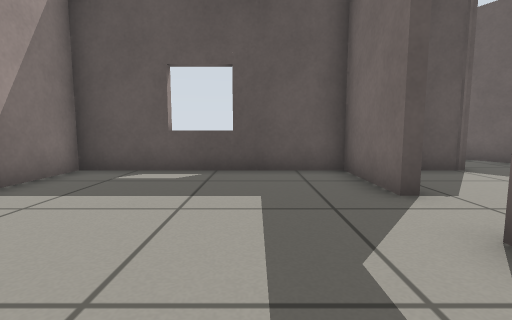
View 1 (above)

18 first-person views from a walk through a Gazebo world. The camera is 0.5 m above the floor, tilts 6° down and sees 85° across. The floor is counted in squares, 0.5 m on a side. Each view is taken from the middle of a square. On the plan, view 1 faces up. The plan holds only what a view shows up to about 11 squares ahead; the rest is blank.

View 2
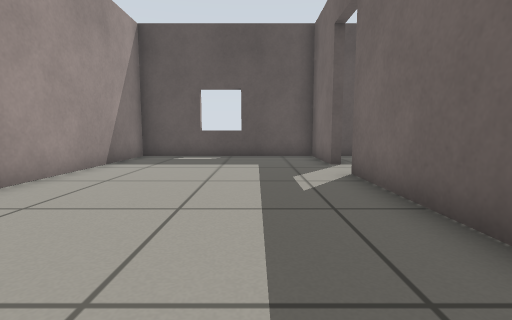

View 3
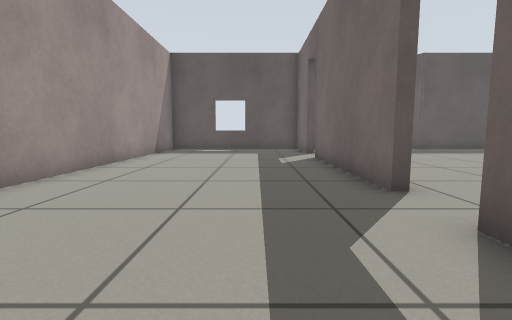

View 4
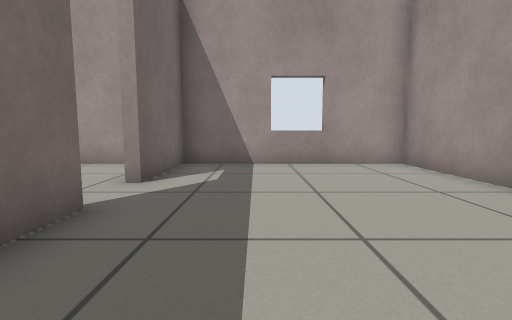

View 5
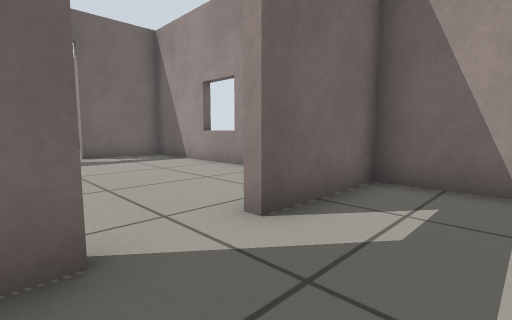

View 6
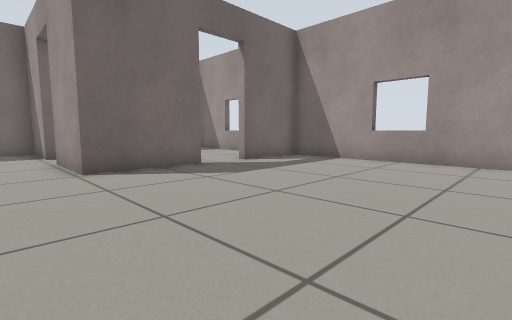

View 7
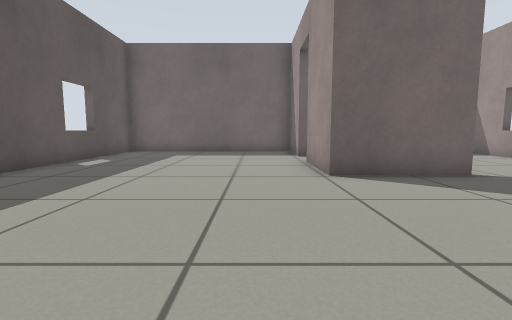

View 8
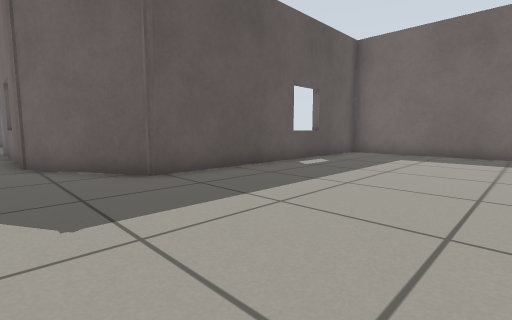

View 9
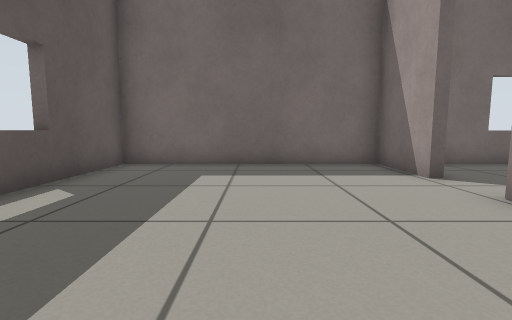

View 10
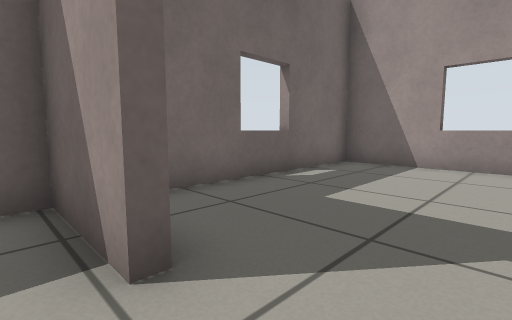

View 11
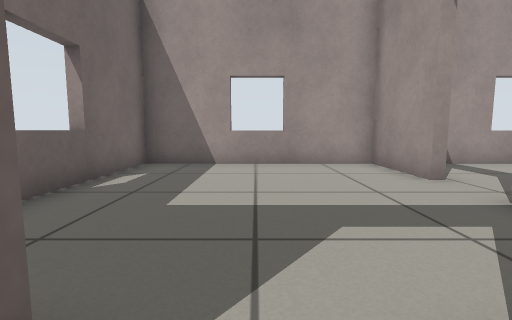

View 12
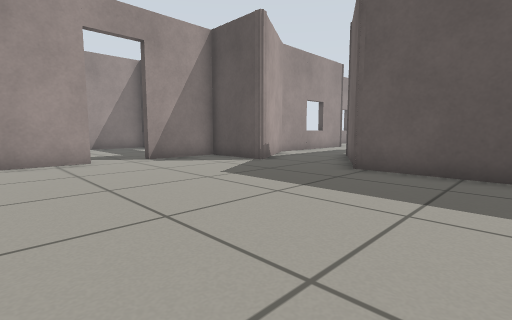

View 13
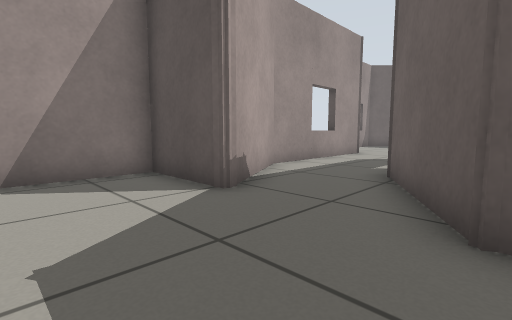

View 14
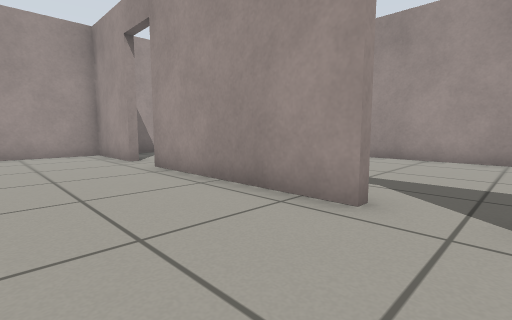

View 15
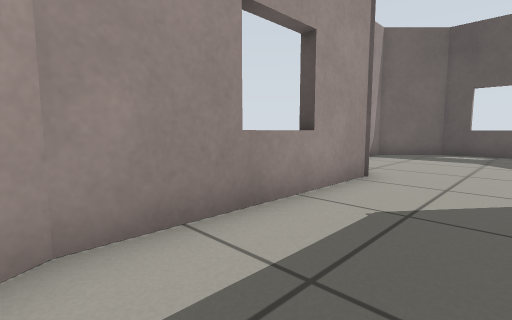

View 16
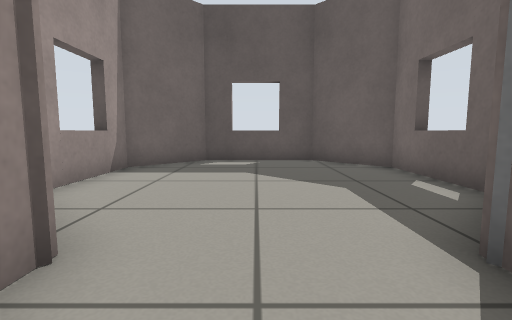

View 17
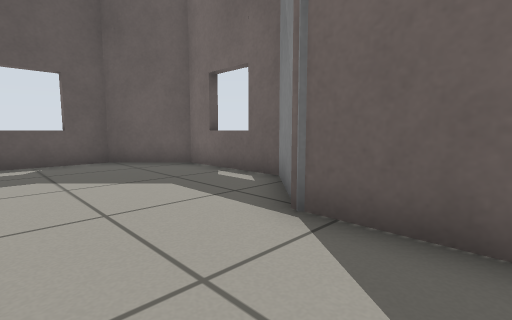

View 18
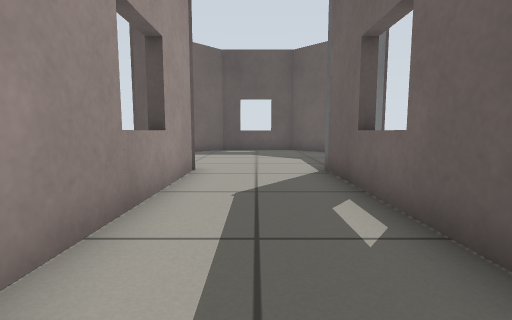

### Floor plan
Points are (right, up) in squares from view 1. A wall is a line through its corners. A room is listed if a view was taken in it or the views show most of it. See-through windows are left out.
Room 1 (views 1, 2, 3, 4, 5)
walls: (-4.4, -4.8) (-4.4, -8.4) (2.2, -8.4) (2.2, -5.3); (2.2, -3.5) (2.2, 2.4); (2.2, 4.2) (2.2, 7) (-4.4, 7) (-4.4, -3.2)
ways out: open door at (2, -4.5) to room 2; open door at (2, 3.5) to room 2
Room 2 (views 6, 7, 8, 9, 10, 11, 12, 13, 14)
walls: (11.2, -3.9) (11.2, -0.6) (14.1, -0.6); (15.7, -0.6) (18.3, -0.6) (18.3, 7) (8.7, 7) (7.8, 8.7); (2.5, 2.4) (2.5, -3.5); (5.3, 7) (2.5, 7) (2.5, 4.2); (11.2, -7.9) (11.2, -5.5); (2.5, -5.3) (2.5, -8.4) (10.6, -8.4); (4.7, 8.1) (5.3, 7.1)
ways out: open door at (2, -4.5) to room 1; open door at (2, 3.5) to room 1; opening at (6.5, 9) to room 3; open door at (11, -4.5) to room 4; open door at (14.5, -1) to room 4
Room 3 (views 15, 16, 17, 18)
walls: (3.4, 16.2) (3.4, 10.4) (4.7, 8.1); (7.8, 8.7) (6.8, 10.3) (6.8, 16.1) (8.7, 18) (8.7, 21.6) (6.9, 23.4) (3.3, 23.4) (1.5, 21.6) (1.5, 18.8)
ways out: opening at (6.5, 9) to room 2
Room 4 (no view inside)
walls: (18.2, -5.6) (18.8, -5.6); (11.5, -5.5) (11.5, -8.4) (18.3, -8.4) (18.3, -2.3)
ways out: open door at (11, -4.5) to room 2; open door at (14.5, -1) to room 2

Positions as (right, up) in squares from view 1, and headings:
1: (0, 0), facing up
2: (0, -4), facing up
3: (0, -8), facing up
4: (0, 0), facing down
5: (0, -3), facing down-right
6: (4, 1), facing down-right
7: (5, 1), facing right
8: (6, 1), facing up-right
9: (10, 3), facing right
10: (14, 0), facing down-right
11: (15, 0), facing down
12: (12, 0), facing up-left
13: (9, 4), facing up-left
14: (6, 4), facing down-left
15: (6, 10), facing up-left
16: (5, 14), facing up
17: (4, 14), facing up-right
18: (5, 9), facing up
